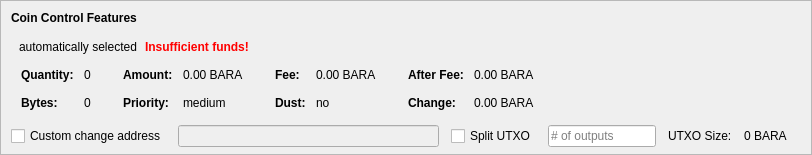
    <widget class="QFrame" name="frameCoinControl">
     <property name="sizePolicy">
      <sizepolicy hsizetype="Expanding" vsizetype="Expanding">
       <horstretch>0</horstretch>
       <verstretch>0</verstretch>
      </sizepolicy>
     </property>
     <property name="maximumSize">
      <size>
       <width>16777215</width>
       <height>16777215</height>
      </size>
     </property>
     <property name="frameShape">
      <enum>QFrame::StyledPanel</enum>
     </property>
     <property name="frameShadow">
      <enum>QFrame::Sunken</enum>
     </property>
     <layout class="QVBoxLayout" name="verticalLayoutCoinControl2">
      <property name="spacing">
       <number>0</number>
      </property>
      <property name="leftMargin">
       <number>0</number>
      </property>
      <property name="topMargin">
       <number>0</number>
      </property>
      <property name="rightMargin">
       <number>0</number>
      </property>
      <property name="bottomMargin">
       <number>6</number>
      </property>
      <item>
       <layout class="QVBoxLayout" name="verticalLayoutCoinControl" stretch="0,0,0,0,1">
        <property name="spacing">
         <number>0</number>
        </property>
        <property name="leftMargin">
         <number>10</number>
        </property>
        <property name="topMargin">
         <number>10</number>
        </property>
        <item>
         <layout class="QHBoxLayout" name="horizontalLayoutCoinControl1">
          <property name="bottomMargin">
           <number>15</number>
          </property>
          <item>
           <widget class="QLabel" name="labelCoinControlFeatures">
            <property name="sizePolicy">
             <sizepolicy hsizetype="Preferred" vsizetype="Maximum">
              <horstretch>0</horstretch>
              <verstretch>0</verstretch>
             </sizepolicy>
            </property>
            <property name="font">
             <font>
              <weight>75</weight>
              <bold>true</bold>
             </font>
            </property>
            <property name="styleSheet">
             <string notr="true">font-weight:bold;</string>
            </property>
            <property name="text">
             <string>Coin Control Features</string>
            </property>
           </widget>
          </item>
         </layout>
        </item>
        <item>
         <layout class="QHBoxLayout" name="horizontalLayoutCoinControl2" stretch="0,0,0,0">
          <property name="spacing">
           <number>8</number>
          </property>
          <property name="bottomMargin">
           <number>10</number>
          </property>
          <item>
           <widget class="QtMaterialFlatButton" name="pushButtonCoinControl" native="true">
            <property name="styleSheet">
             <string notr="true"/>
            </property>
            <property name="text" stdset="0">
             <string>Inputs...</string>
            </property>
            <property name="autoDefault" stdset="0">
             <bool>false</bool>
            </property>
           </widget>
          </item>
          <item>
           <widget class="QLabel" name="labelCoinControlAutomaticallySelected">
            <property name="text">
             <string>automatically selected</string>
            </property>
            <property name="margin">
             <number>5</number>
            </property>
           </widget>
          </item>
          <item>
           <widget class="QLabel" name="labelCoinControlInsuffFunds">
            <property name="font">
             <font>
              <weight>75</weight>
              <bold>true</bold>
             </font>
            </property>
            <property name="styleSheet">
             <string notr="true">color:red;font-weight:bold;</string>
            </property>
            <property name="text">
             <string>Insufficient funds!</string>
            </property>
            <property name="margin">
             <number>5</number>
            </property>
           </widget>
          </item>
          <item>
           <spacer name="horizontalSpacerCoinControl">
            <property name="orientation">
             <enum>Qt::Horizontal</enum>
            </property>
            <property name="sizeHint" stdset="0">
             <size>
              <width>40</width>
              <height>1</height>
             </size>
            </property>
           </spacer>
          </item>
         </layout>
        </item>
        <item>
         <widget class="QWidget" name="widgetCoinControl" native="true">
          <property name="sizePolicy">
           <sizepolicy hsizetype="Preferred" vsizetype="Preferred">
            <horstretch>0</horstretch>
            <verstretch>0</verstretch>
           </sizepolicy>
          </property>
          <property name="minimumSize">
           <size>
            <width>0</width>
            <height>0</height>
           </size>
          </property>
          <property name="styleSheet">
           <string notr="true"/>
          </property>
          <layout class="QHBoxLayout" name="horizontalLayoutCoinControl5">
           <property name="leftMargin">
            <number>0</number>
           </property>
           <property name="topMargin">
            <number>0</number>
           </property>
           <property name="rightMargin">
            <number>0</number>
           </property>
           <property name="bottomMargin">
            <number>0</number>
           </property>
           <item>
            <layout class="QHBoxLayout" name="horizontalLayoutCoinControl3" stretch="0,0,0,1">
             <property name="spacing">
              <number>20</number>
             </property>
             <property name="topMargin">
              <number>0</number>
             </property>
             <property name="bottomMargin">
              <number>10</number>
             </property>
             <item>
              <layout class="QFormLayout" name="formLayoutCoinControl1">
               <property name="horizontalSpacing">
                <number>10</number>
               </property>
               <property name="verticalSpacing">
                <number>14</number>
               </property>
               <property name="leftMargin">
                <number>10</number>
               </property>
               <property name="topMargin">
                <number>4</number>
               </property>
               <property name="rightMargin">
                <number>6</number>
               </property>
               <item row="0" column="0">
                <widget class="QLabel" name="labelCoinControlQuantityText">
                 <property name="font">
                  <font>
                   <weight>75</weight>
                   <bold>true</bold>
                  </font>
                 </property>
                 <property name="text">
                  <string>Quantity:</string>
                 </property>
                 <property name="margin">
                  <number>0</number>
                 </property>
                </widget>
               </item>
               <item row="0" column="1">
                <widget class="QLabel" name="labelCoinControlQuantity">
                 <property name="cursor">
                  <cursorShape>IBeamCursor</cursorShape>
                 </property>
                 <property name="contextMenuPolicy">
                  <enum>Qt::ActionsContextMenu</enum>
                 </property>
                 <property name="text">
                  <string notr="true">0</string>
                 </property>
                 <property name="margin">
                  <number>0</number>
                 </property>
                 <property name="textInteractionFlags">
                  <set>Qt::LinksAccessibleByMouse|Qt::TextSelectableByKeyboard|Qt::TextSelectableByMouse</set>
                 </property>
                </widget>
               </item>
               <item row="1" column="0">
                <widget class="QLabel" name="labelCoinControlBytesText">
                 <property name="font">
                  <font>
                   <weight>75</weight>
                   <bold>true</bold>
                  </font>
                 </property>
                 <property name="text">
                  <string>Bytes:</string>
                 </property>
                </widget>
               </item>
               <item row="1" column="1">
                <widget class="QLabel" name="labelCoinControlBytes">
                 <property name="cursor">
                  <cursorShape>IBeamCursor</cursorShape>
                 </property>
                 <property name="contextMenuPolicy">
                  <enum>Qt::ActionsContextMenu</enum>
                 </property>
                 <property name="text">
                  <string notr="true">0</string>
                 </property>
                 <property name="textInteractionFlags">
                  <set>Qt::LinksAccessibleByMouse|Qt::TextSelectableByKeyboard|Qt::TextSelectableByMouse</set>
                 </property>
                </widget>
               </item>
              </layout>
             </item>
             <item>
              <layout class="QFormLayout" name="formLayoutCoinControl2">
               <property name="horizontalSpacing">
                <number>10</number>
               </property>
               <property name="verticalSpacing">
                <number>14</number>
               </property>
               <property name="leftMargin">
                <number>6</number>
               </property>
               <property name="topMargin">
                <number>4</number>
               </property>
               <property name="rightMargin">
                <number>6</number>
               </property>
               <item row="0" column="0">
                <widget class="QLabel" name="labelCoinControlAmountText">
                 <property name="font">
                  <font>
                   <weight>75</weight>
                   <bold>true</bold>
                  </font>
                 </property>
                 <property name="text">
                  <string>Amount:</string>
                 </property>
                 <property name="margin">
                  <number>0</number>
                 </property>
                </widget>
               </item>
               <item row="0" column="1">
                <widget class="QLabel" name="labelCoinControlAmount">
                 <property name="cursor">
                  <cursorShape>IBeamCursor</cursorShape>
                 </property>
                 <property name="contextMenuPolicy">
                  <enum>Qt::ActionsContextMenu</enum>
                 </property>
                 <property name="text">
                  <string notr="true">0.00 BARA</string>
                 </property>
                 <property name="textInteractionFlags">
                  <set>Qt::LinksAccessibleByMouse|Qt::TextSelectableByKeyboard|Qt::TextSelectableByMouse</set>
                 </property>
                </widget>
               </item>
               <item row="1" column="0">
                <widget class="QLabel" name="labelCoinControlPriorityText">
                 <property name="font">
                  <font>
                   <weight>75</weight>
                   <bold>true</bold>
                  </font>
                 </property>
                 <property name="text">
                  <string>Priority:</string>
                 </property>
                </widget>
               </item>
               <item row="1" column="1">
                <widget class="QLabel" name="labelCoinControlPriority">
                 <property name="cursor">
                  <cursorShape>IBeamCursor</cursorShape>
                 </property>
                 <property name="contextMenuPolicy">
                  <enum>Qt::ActionsContextMenu</enum>
                 </property>
                 <property name="text">
                  <string>medium</string>
                 </property>
                 <property name="textInteractionFlags">
                  <set>Qt::LinksAccessibleByMouse|Qt::TextSelectableByKeyboard|Qt::TextSelectableByMouse</set>
                 </property>
                </widget>
               </item>
              </layout>
             </item>
             <item>
              <layout class="QFormLayout" name="formLayoutCoinControl3">
               <property name="horizontalSpacing">
                <number>10</number>
               </property>
               <property name="verticalSpacing">
                <number>14</number>
               </property>
               <property name="leftMargin">
                <number>6</number>
               </property>
               <property name="topMargin">
                <number>4</number>
               </property>
               <property name="rightMargin">
                <number>6</number>
               </property>
               <item row="0" column="0">
                <widget class="QLabel" name="labelCoinControlFeeText">
                 <property name="font">
                  <font>
                   <weight>75</weight>
                   <bold>true</bold>
                  </font>
                 </property>
                 <property name="text">
                  <string>Fee:</string>
                 </property>
                 <property name="margin">
                  <number>0</number>
                 </property>
                </widget>
               </item>
               <item row="0" column="1">
                <widget class="QLabel" name="labelCoinControlFee">
                 <property name="cursor">
                  <cursorShape>IBeamCursor</cursorShape>
                 </property>
                 <property name="contextMenuPolicy">
                  <enum>Qt::ActionsContextMenu</enum>
                 </property>
                 <property name="text">
                  <string notr="true">0.00 BARA</string>
                 </property>
                 <property name="textInteractionFlags">
                  <set>Qt::LinksAccessibleByMouse|Qt::TextSelectableByKeyboard|Qt::TextSelectableByMouse</set>
                 </property>
                </widget>
               </item>
               <item row="1" column="0">
                <widget class="QLabel" name="labelCoinControlLowOutputText">
                 <property name="font">
                  <font>
                   <weight>75</weight>
                   <bold>true</bold>
                  </font>
                 </property>
                 <property name="text">
                  <string>Dust:</string>
                 </property>
                </widget>
               </item>
               <item row="1" column="1">
                <widget class="QLabel" name="labelCoinControlLowOutput">
                 <property name="cursor">
                  <cursorShape>IBeamCursor</cursorShape>
                 </property>
                 <property name="contextMenuPolicy">
                  <enum>Qt::ActionsContextMenu</enum>
                 </property>
                 <property name="text">
                  <string>no</string>
                 </property>
                 <property name="textInteractionFlags">
                  <set>Qt::LinksAccessibleByMouse|Qt::TextSelectableByKeyboard|Qt::TextSelectableByMouse</set>
                 </property>
                </widget>
               </item>
              </layout>
             </item>
             <item>
              <layout class="QFormLayout" name="formLayoutCoinControl4">
               <property name="horizontalSpacing">
                <number>10</number>
               </property>
               <property name="verticalSpacing">
                <number>14</number>
               </property>
               <property name="leftMargin">
                <number>6</number>
               </property>
               <property name="topMargin">
                <number>4</number>
               </property>
               <property name="rightMargin">
                <number>6</number>
               </property>
               <item row="0" column="0">
                <widget class="QLabel" name="labelCoinControlAfterFeeText">
                 <property name="font">
                  <font>
                   <weight>75</weight>
                   <bold>true</bold>
                  </font>
                 </property>
                 <property name="text">
                  <string>After Fee:</string>
                 </property>
                 <property name="margin">
                  <number>0</number>
                 </property>
                </widget>
               </item>
               <item row="0" column="1">
                <widget class="QLabel" name="labelCoinControlAfterFee">
                 <property name="cursor">
                  <cursorShape>IBeamCursor</cursorShape>
                 </property>
                 <property name="contextMenuPolicy">
                  <enum>Qt::ActionsContextMenu</enum>
                 </property>
                 <property name="text">
                  <string notr="true">0.00 BARA</string>
                 </property>
                 <property name="textInteractionFlags">
                  <set>Qt::LinksAccessibleByMouse|Qt::TextSelectableByKeyboard|Qt::TextSelectableByMouse</set>
                 </property>
                </widget>
               </item>
               <item row="1" column="0">
                <widget class="QLabel" name="labelCoinControlChangeText">
                 <property name="font">
                  <font>
                   <weight>75</weight>
                   <bold>true</bold>
                  </font>
                 </property>
                 <property name="text">
                  <string>Change:</string>
                 </property>
                </widget>
               </item>
               <item row="1" column="1">
                <widget class="QLabel" name="labelCoinControlChange">
                 <property name="cursor">
                  <cursorShape>IBeamCursor</cursorShape>
                 </property>
                 <property name="contextMenuPolicy">
                  <enum>Qt::ActionsContextMenu</enum>
                 </property>
                 <property name="text">
                  <string notr="true">0.00 BARA</string>
                 </property>
                 <property name="textInteractionFlags">
                  <set>Qt::LinksAccessibleByMouse|Qt::TextSelectableByKeyboard|Qt::TextSelectableByMouse</set>
                 </property>
                </widget>
               </item>
              </layout>
             </item>
            </layout>
           </item>
          </layout>
         </widget>
        </item>
        <item>
         <layout class="QHBoxLayout" name="horizontalLayoutCoinControl4" stretch="0,0,0,0,0,0,0">
          <property name="spacing">
           <number>12</number>
          </property>
          <property name="sizeConstraint">
           <enum>QLayout::SetDefaultConstraint</enum>
          </property>
          <property name="topMargin">
           <number>5</number>
          </property>
          <property name="rightMargin">
           <number>5</number>
          </property>
          <item>
           <widget class="QCheckBox" name="checkBoxCoinControlChange">
            <property name="toolTip">
             <string>If this is activated, but the change address is empty or invalid, change will be sent to a newly generated address.</string>
            </property>
            <property name="text">
             <string>Custom change address</string>
            </property>
           </widget>
          </item>
          <item>
           <widget class="QValidatedLineEdit" name="lineEditCoinControlChange">
            <property name="enabled">
             <bool>false</bool>
            </property>
            <property name="sizePolicy">
             <sizepolicy hsizetype="Expanding" vsizetype="Fixed">
              <horstretch>0</horstretch>
              <verstretch>0</verstretch>
             </sizepolicy>
            </property>
           </widget>
          </item>
          <item>
           <widget class="QCheckBox" name="splitBlockCheckBox">
            <property name="text">
             <string>Split UTXO</string>
            </property>
           </widget>
          </item>
          <item>
           <widget class="QLineEdit" name="splitBlockLineEdit">
            <property name="sizePolicy">
             <sizepolicy hsizetype="Fixed" vsizetype="Fixed">
              <horstretch>50</horstretch>
              <verstretch>0</verstretch>
             </sizepolicy>
            </property>
            <property name="placeholderText">
             <string># of outputs</string>
            </property>
           </widget>
          </item>
          <item>
           <widget class="QLabel" name="labelBlockSizeText">
            <property name="text">
             <string>UTXO Size:</string>
            </property>
           </widget>
          </item>
          <item>
           <widget class="QLabel" name="labelBlockSize">
            <property name="text">
             <string>0 BARA</string>
            </property>
           </widget>
          </item>
          <item>
           <widget class="QLabel" name="labelCoinControlChangeLabel">
            <property name="sizePolicy">
             <sizepolicy hsizetype="Preferred" vsizetype="Expanding">
              <horstretch>0</horstretch>
              <verstretch>0</verstretch>
             </sizepolicy>
            </property>
            <property name="minimumSize">
             <size>
              <width>0</width>
              <height>0</height>
             </size>
            </property>
            <property name="text">
             <string/>
            </property>
            <property name="margin">
             <number>3</number>
            </property>
           </widget>
          </item>
         </layout>
        </item>
        <item>
         <spacer name="verticalSpacerCoinControl">
          <property name="orientation">
           <enum>Qt::Vertical</enum>
          </property>
          <property name="sizeHint" stdset="0">
           <size>
            <width>800</width>
            <height>1</height>
           </size>
          </property>
         </spacer>
        </item>
       </layout>
      </item>
     </layout>
    </widget>
